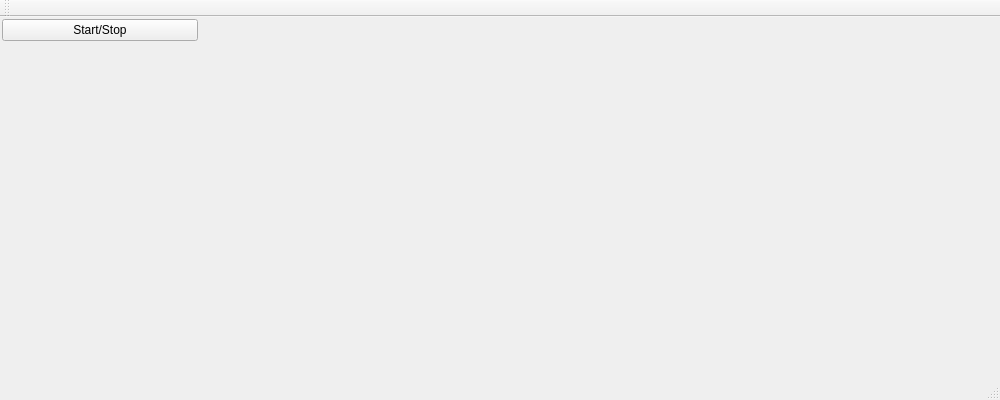
<?xml version="1.0" encoding="UTF-8"?>
<ui version="4.0">
 <class>MainWindow</class>
 <widget class="QMainWindow" name="MainWindow">
  <property name="geometry">
   <rect>
    <x>0</x>
    <y>0</y>
    <width>1000</width>
    <height>400</height>
   </rect>
  </property>
  <property name="windowTitle">
   <string>MainWindow</string>
  </property>
  <widget class="QWidget" name="centralWidget">
   <layout class="QHBoxLayout" name="horizontalLayout" stretch="1,4">
    <property name="leftMargin">
     <number>1</number>
    </property>
    <property name="topMargin">
     <number>1</number>
    </property>
    <property name="rightMargin">
     <number>1</number>
    </property>
    <property name="bottomMargin">
     <number>1</number>
    </property>
    <item>
     <widget class="QWidget" name="widget" native="true">
      <layout class="QVBoxLayout" name="verticalLayout" stretch="0,1">
       <property name="leftMargin">
        <number>1</number>
       </property>
       <property name="topMargin">
        <number>1</number>
       </property>
       <property name="rightMargin">
        <number>1</number>
       </property>
       <property name="bottomMargin">
        <number>1</number>
       </property>
       <item>
        <widget class="QPushButton" name="startButton">
         <property name="text">
          <string>Start/Stop</string>
         </property>
         <property name="checkable">
          <bool>true</bool>
         </property>
        </widget>
       </item>
       <item>
        <layout class="QFormLayout" name="formLayout"/>
       </item>
      </layout>
     </widget>
    </item>
    <item>
     <widget class="ACustomPlot" name="accountPlot" native="true"/>
    </item>
   </layout>
  </widget>
  <widget class="QMenuBar" name="menuBar">
   <property name="geometry">
    <rect>
     <x>0</x>
     <y>0</y>
     <width>1000</width>
     <height>21</height>
    </rect>
   </property>
  </widget>
  <widget class="QToolBar" name="mainToolBar">
   <property name="enabled">
    <bool>true</bool>
   </property>
   <attribute name="toolBarArea">
    <enum>TopToolBarArea</enum>
   </attribute>
   <attribute name="toolBarBreak">
    <bool>false</bool>
   </attribute>
  </widget>
  <widget class="QStatusBar" name="statusBar"/>
 </widget>
 <layoutdefault spacing="6" margin="11"/>
 <customwidgets>
  <customwidget>
   <class>ACustomPlot</class>
   <extends>QWidget</extends>
   <header>ACChart/acustomplot.h</header>
   <container>1</container>
  </customwidget>
 </customwidgets>
 <resources/>
 <connections/>
</ui>
